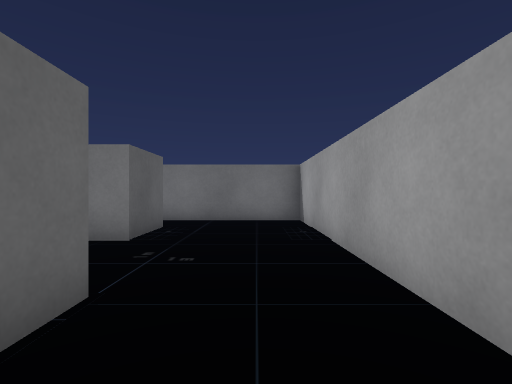
view 1 (above)

24 first-person views from a walk through a 3-D level made in the Unity game engine. The camera is 0.48 m above the floor, looks level and sees 85° across. The floor is counted in squares, 0.5 m on a side. Each view is taken from the middle of a square. On the plan, view 1 faces up. The plan holds only what a view shows up to about 11 squares ahead; the rest is blank. The player is left out.

view 2
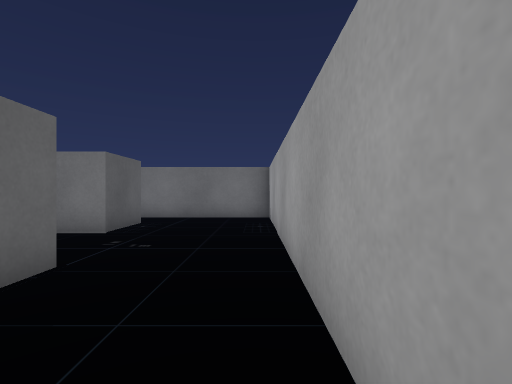

view 3
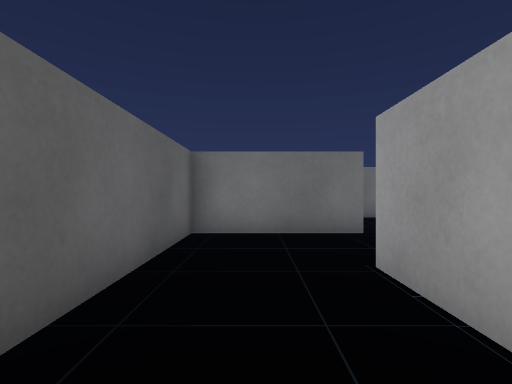

view 4
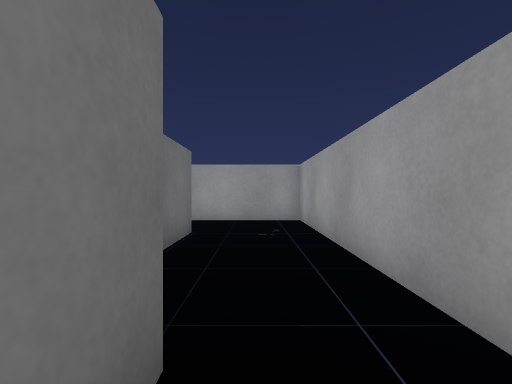

view 5
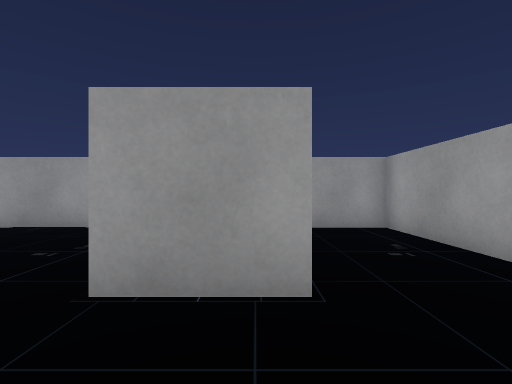

view 6
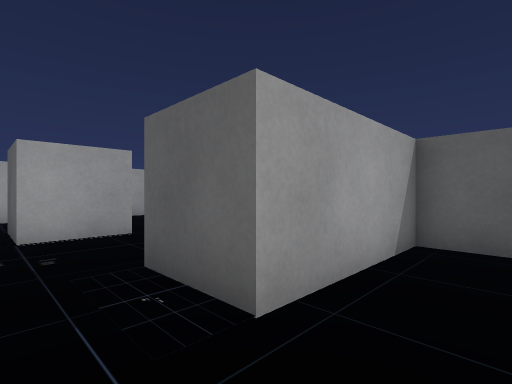

view 7
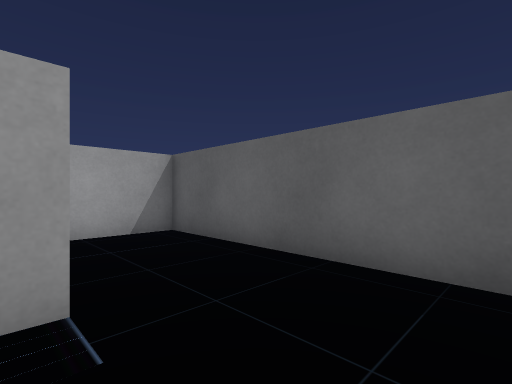

view 8
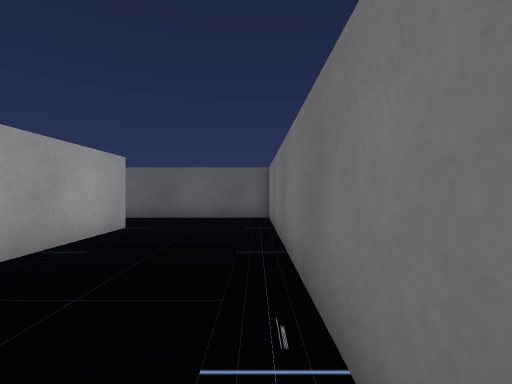

view 9
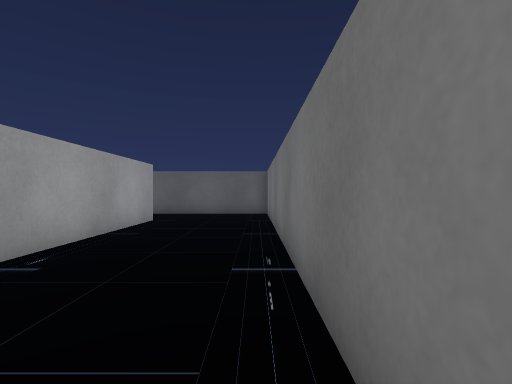

view 10
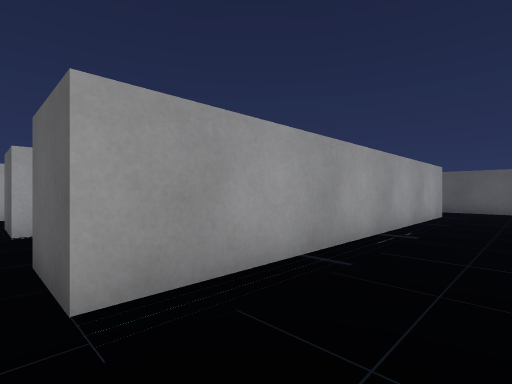

view 11
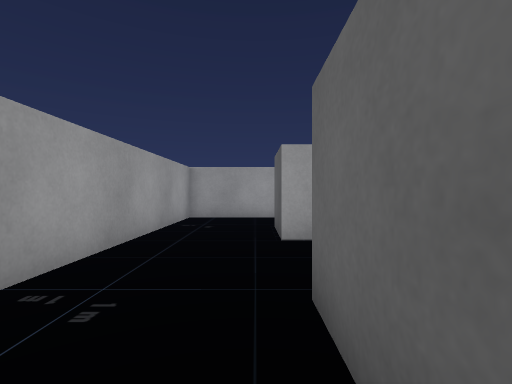

view 12
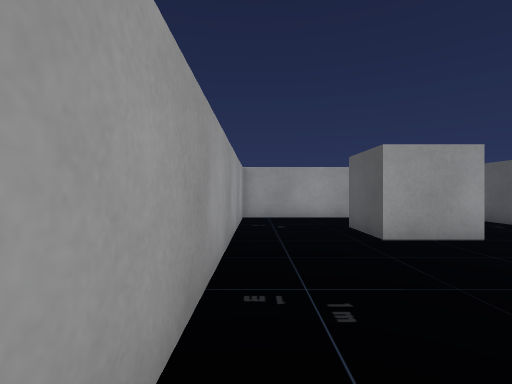

view 13
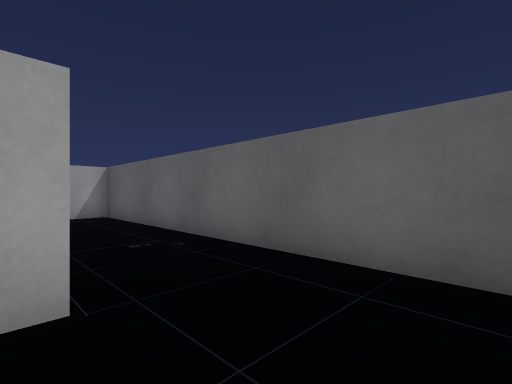

view 14
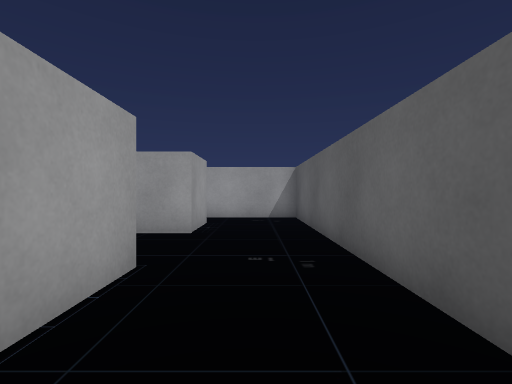

view 15
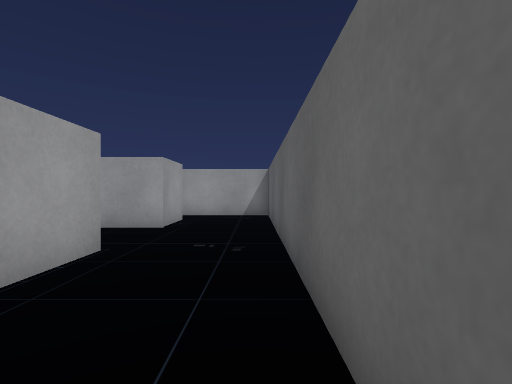

view 16
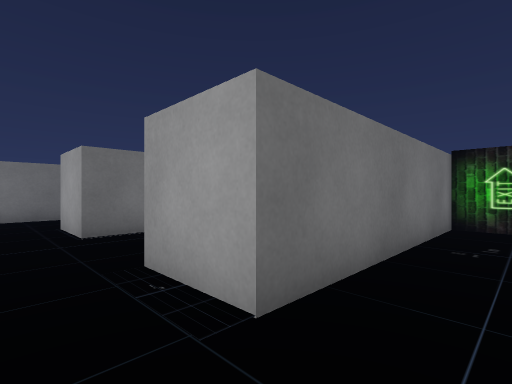

view 17
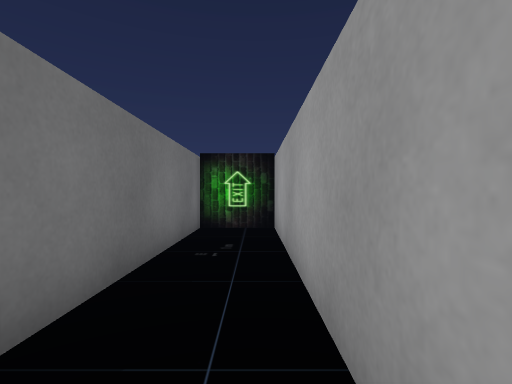

view 18
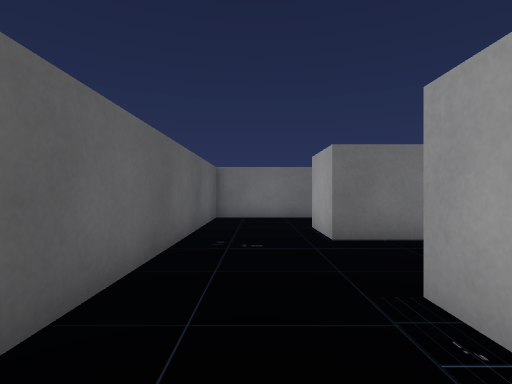

view 19
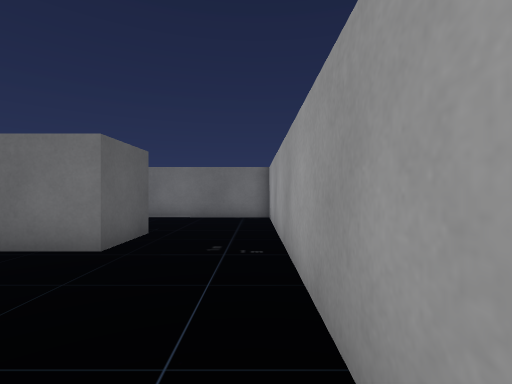

view 20
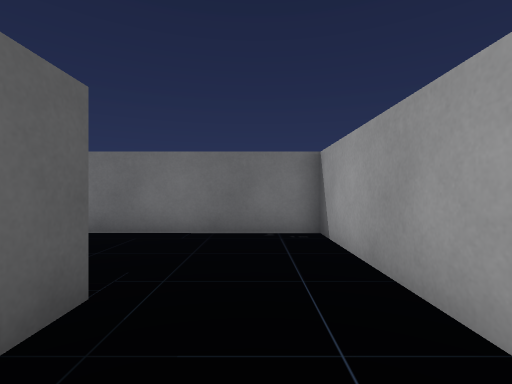

view 21
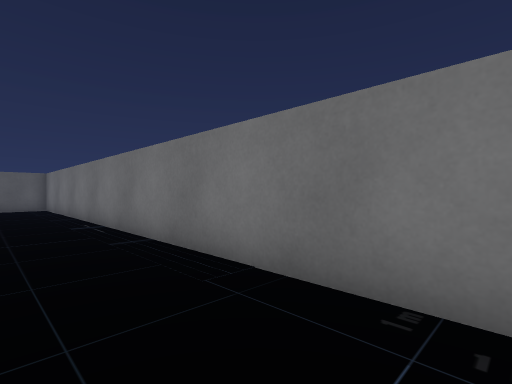

view 22
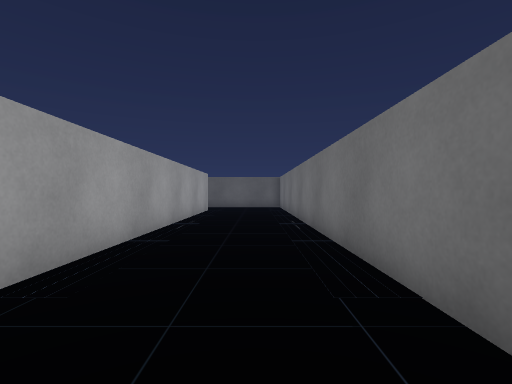

view 23
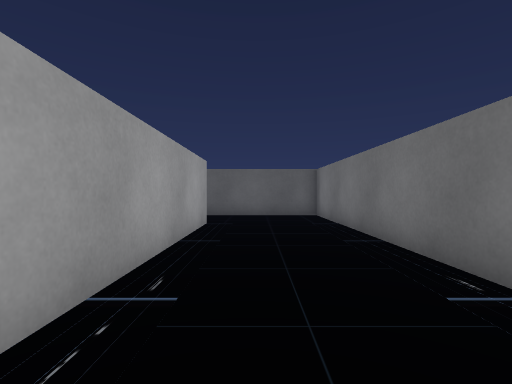

view 24
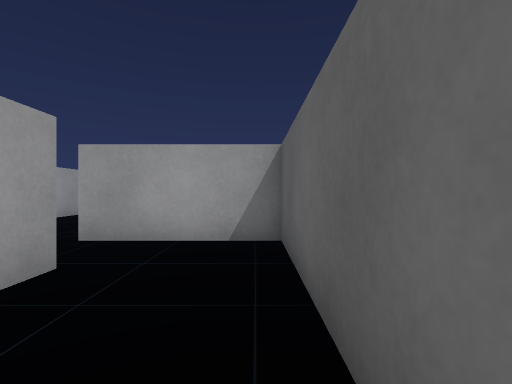

### Floor plan
Ten units are one square. View 1 is at (0, 0); x grows to the right and y downward. Boxes are objects, and circles mark ways between rooms. Rooms are numbered by the first view taken in them; rooms with no view inside come last. Other rooms are left out.
<svg viewBox="-95 -161 235 191">
<path fill="none" stroke="#000" d="M-65 -55 -65 -6M-64 25 15 25 15 -95 -35 -95 -35 -104M-65 -124 -65 -75M-65 5 -75 5M115 -15 115 -155 -60 -155M-35 -115 85 -115 85 -95 35 -95 35 25 135 25 135 5 115 5M-65 -156 -65 -124"/>
<rect x="-65" y="-75" width="40" height="20" fill="#bbb"><title>block</title></rect>
<rect x="-35" y="-25" width="20" height="20" fill="#bbb"><title>cube</title></rect>
<rect x="65" y="-15" width="50" height="20" fill="#bbb"><title>block</title></rect>
<rect x="65" y="-65" width="20" height="20" fill="#bbb"><title>cube</title></rect>
<circle cx="-75" cy="15" r="3" fill="#2a7"/>
<circle cx="-50" cy="-123" r="3" fill="#2a7"/>
<text x="-30" y="-40">1</text>
<text x="-90" y="-60">2</text>
<text x="60" y="-80">3</text>
</svg>
Room 1 opens to room 2. Room 1 opens to room 3.

Where each view was taken, in squares from view 1:
view 1: 0 up, 0 right, facing up
view 2: 1 down, 1 right, facing up
view 3: 1 down, 5 left, facing up
view 4: 1 down, 8 left, facing right
view 5: 1 up, 6 left, facing right
view 6: 9 up, 1 left, facing down-left
view 7: 14 up, 3 left, facing down-left
view 8: 15 up, 4 right, facing left
view 9: 15 up, 6 right, facing left
view 10: 14 up, 9 right, facing down-left
view 11: 12 up, 9 right, facing down
view 12: 12 up, 11 right, facing down
view 13: 9 up, 7 right, facing down-left
view 14: 8 up, 5 right, facing down
view 15: 9 up, 4 right, facing down
view 16: 2 down, 5 right, facing up-right
view 17: 2 down, 6 right, facing right
view 18: 1 down, 5 right, facing up
view 19: 5 up, 11 right, facing up
view 20: 9 up, 10 right, facing up
view 21: 13 up, 11 right, facing up-left
view 22: 14 up, 11 right, facing left
view 23: 13 up, 5 right, facing left
view 24: 13 up, 6 left, facing down
